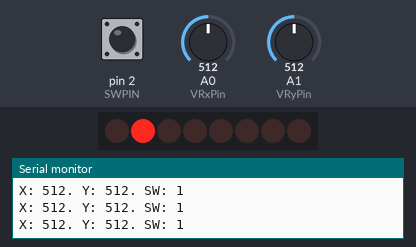
A sketch run on a simulated Arduino Uno, built with avr-gcc and run on an emulated ATmega328P. Parts: 8 shift-register outputs drawn as a row of LEDs (first output left, lit = HIGH), the last lines printed to the serial monitor. Wiring (inferred from the names in the program): shift register (74HC595): data pin 11; shift clock pin 12; latch pin 8. Wiring (inferred from the signals the program sends): row of LEDs: on Q0, Q1, Q2, Q3, Q4, Q5, Q6, Q7. Inputs (shaded band) come from the test bench; at power-on: A0 (VRxPin) = 512, pin 2 (SWPIN) HIGH, A1 (VRyPin) = 512.

Above: at 1.2 s.
1.3 s: A0 (VRxPin) set to 591
2.8 s: A0 (VRxPin) set to 617
At 4.0 s:
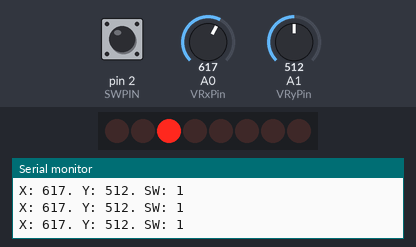
4.3 s: A0 (VRxPin) set to 390
At 5.6 s:
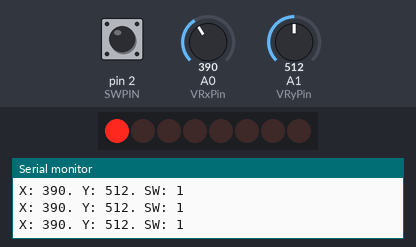
5.9 s: A0 (VRxPin) set to 413
At 7.1 s:
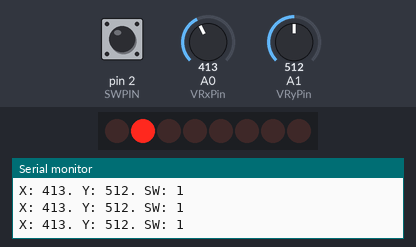
7.5 s: A0 (VRxPin) set to 306
At 8.5 s:
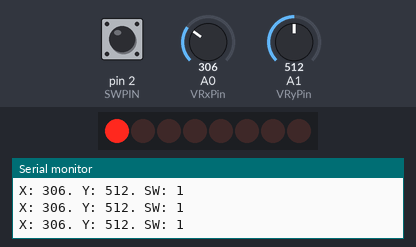
Timing chart, 0 to 10.1 s (numbered marks = the images above; inputs shaded):
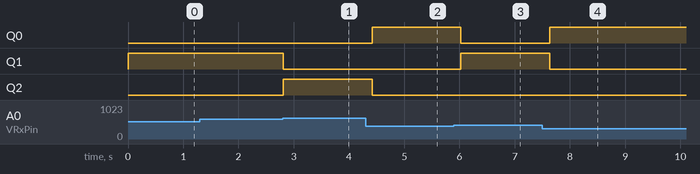

The sketch:

sketch_aug28a.ino
```cpp
const int latchPin = 8;
const int clockPin = 12;
const int dataPin = 11;

const int VRxPin = A0;
const int VRyPin = A1;
const int SWPIN = 2;

int VRx;
int VRy;
int SW;

void setup() {
  // put your setup code here, to run once:

  Serial.begin(9600);

  pinMode(latchPin, OUTPUT);
  pinMode(clockPin, OUTPUT);
  pinMode(dataPin, OUTPUT);

  pinMode(VRxPin, INPUT);
  pinMode(VRyPin, INPUT);
  pinMode(SWPIN, INPUT);

}

void writeToShiftRegister(byte data) {
  digitalWrite(latchPin, LOW);

  shiftOut(dataPin, clockPin, LSBFIRST, data);

  digitalWrite(latchPin, HIGH);
}

void loop() {
  // put your main code here, to run repeatedly:

  byte num = 0b00000000;

  VRx = analogRead(VRxPin);
  VRy = analogRead(VRyPin);
  SW = digitalRead(SWPIN);

  if (VRx < 400) {
    num = 0b10000000;
  }else if (VRx > 600) {
    num = 0b00100000;
  }else {
    num = 0b01000000;
  }

  writeToShiftRegister(num);

  Serial.print("X: ");
  Serial.print(VRx);
  Serial.print(". Y: ");
  Serial.print(VRy);
  Serial.print(". SW: ");
  Serial.println(SW);

  delay(200);
}
```

Measured:
- the behaviour switches between 600 and 601 on A0 (VRxPin) (found by bisection; images 0 and 1)
- the behaviour switches between 399 and 400 on A0 (VRxPin) (found by bisection; images 2 and 3)
- after the input at 2.8 s, Q1: HIGH → LOW at once; Q2: LOW → HIGH at once
- after the input at 4.3 s, Q0: LOW → HIGH after 0.12 s; Q2: HIGH → LOW after 0.12 s
- after the input at 5.9 s, Q0: HIGH → LOW after 0.13 s; Q1: LOW → HIGH after 0.13 s
- after the input at 7.5 s, Q0: LOW → HIGH after 0.13 s; Q1: HIGH → LOW after 0.13 s
